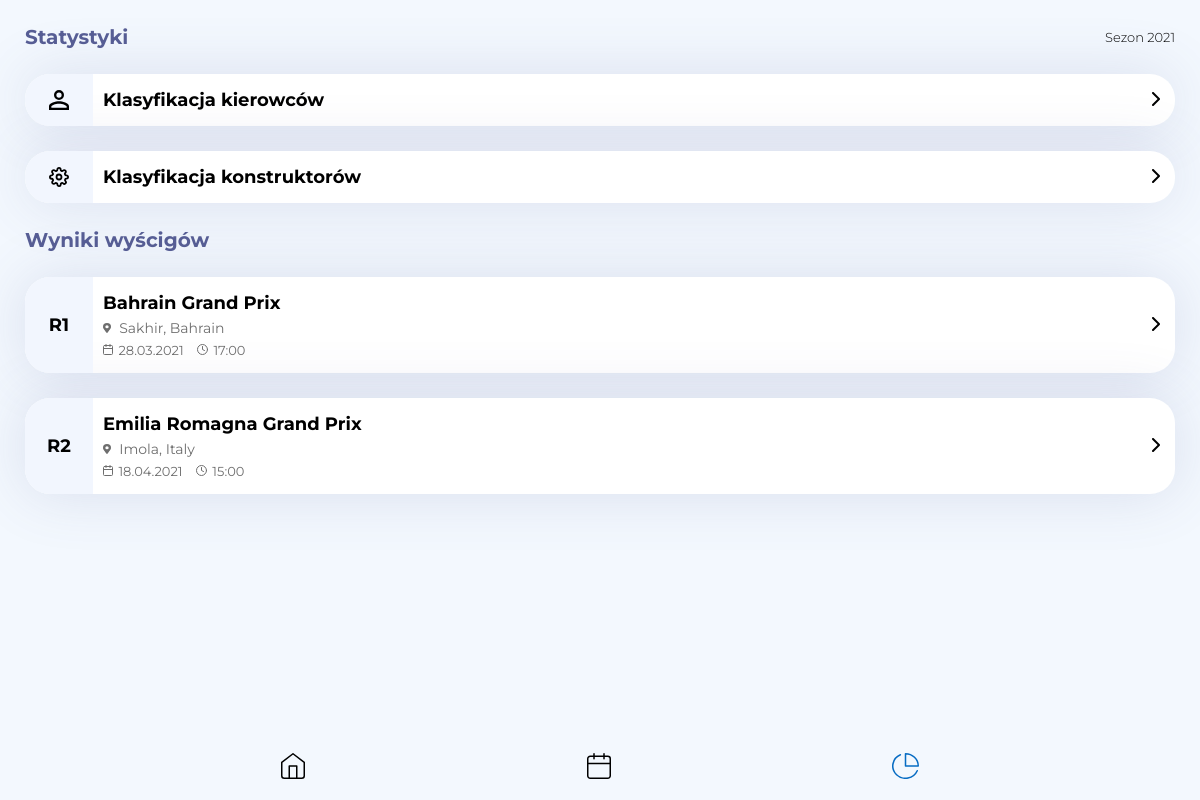
Page /app/results.php on the earlier database version.
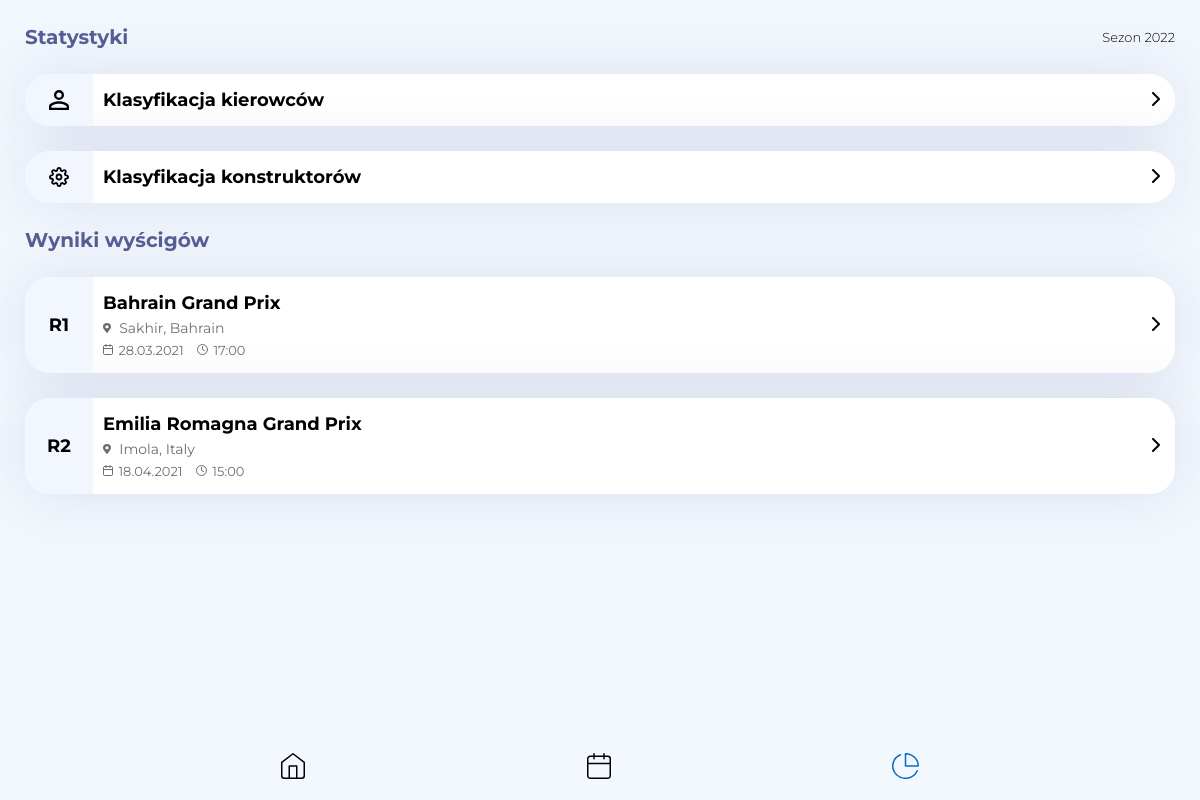
Same page on the later database version.
### tables this page shows
CREATE TABLE `settings` (
  `SettingID` int(11) NOT NULL,
  `Name` varchar(255) NOT NULL,
  `Value` varchar(255) DEFAULT NULL,
  `LastUpdate` datetime NOT NULL
);

### app/core.php (called while the page is built, shortened)
<?php
class CMS_Core
{
	function __construct($server, $user, $pass, $db)
	{
		$this->Database = new mysqli($server, $user, $pass, $db);
		include APP_PATH . 'models/m_f1companion.php';
		$this->F1Companion = new F1Companion();
	}
	function load($url)
	{
		include $url;
	}
}

### app/models/m_template.php (called while the page is built, shortened)
<?php
class Template
{
    function showNav(string $activeTab)
    {
        include APP_PATH . 'templates/t_nav.php';
    }
    function showRaceCard(int $round, string $raceName, string $raceLocation, string $raceDate, string $raceTime, bool $addArrow = false)
    {
        include APP_PATH . 'templates/t_race_card.php';
    }
}

### app/init.php (called while the page is built, shortened)
<?php
$server = 'localhost';
$user = 'root';
$pass = '';
$db = 'f1companion';
require_once(APP_PATH . 'core.php');
$CMS = new CMS_Core($server, $user, $pass, $db);

### app/models/m_f1companion.php (called while the page is built, shortened)
<?php
class F1Companion
{
    function getSeasonYear()
    {
        global $CMS;
        $stmt = $CMS->Database->query('SELECT Value FROM settings WHERE Name = "SeasonYear"');
        $year = $stmt->fetch_assoc();
        return $year['Value'];
    }
}

### app/views/v_results.php (the view, shortened to what this page needs)
<!DOCTYPE html>
<html lang="pl">
<head>
    <?php $this->load(APP_PATH . 'templates/t_head.php'); ?>
</head>
<body>
    <?php $this->Template->showNav('results'); ?>
    <div class="app_container">
        <h2>Statystyki<span class="season_year">Sezon <?php echo $this->F1Companion->getSeasonYear(); ?></span></h2>
        <a href="<?php echo SITE_PATH; ?>app/results.php?v=drivers_standing">
            <div class="results_link_block">
                <div class="results_link_icon">
                    <img src="<?php echo APP_RES; ?>img/person.svg" alt="">
                </div>
                <div class="results_link_main">
                    <div class="results_link_name">
                        Klasyfikacja kierowców
                    </div>
                    <div class="results_link_arrow">
                        <img src="<?php echo APP_RES; ?>img/arrow.svg" alt="">
                    </div>
                </div>
            </div>
        </a>
        <a href="<?php echo SITE_PATH; ?>app/results.php?v=constructors_standing">
            <div class="results_link_block">
                <div class="results_link_icon">
                    <img src="<?php echo APP_RES; ?>img/gear.svg" alt="">
                </div>
                <div class="results_link_main">
                    <div class="results_link_name">
                        Klasyfikacja konstruktorów
                    </div>
                    <div class="results_link_arrow">
                        <img src="<?php echo APP_RES; ?>img/arrow.svg" alt="">
                    </div>
                </div>
            </div>
        </a>
        <h2>Wyniki wyścigów</h2>
        <a href="<?php echo SITE_PATH; ?>app/results.php?r=1&y=2021">
            <?php $this->Template->showRaceCard(1, 'Bahrain Grand Prix', 'Sakhir, Bahrain', '28.03.2021', '17:00', true); ?>
        </a>
        <a href="<?php echo SITE_PATH; ?>app/results.php?r=2&y=2021">
        </a>
    </div>
</body>
</html>

### app/results.php
<?php
include 'init.php';
if (isset($_GET['v']) && !empty($_GET['v'])) {
    if ($_GET['v'] == 'drivers_standing') {
        $CMS->load(APP_PATH . 'views/v_drivers_standing.php');
    } else {
        if ($_GET['v'] == 'constructors_standing') {
            $CMS->load(APP_PATH . 'views/v_constructors_standing.php');
        } else {
            $CMS->load(APP_PATH . 'views/v_results.php');
        }
    }
} else {
    $CMS->load(APP_PATH . 'views/v_results.php');
}

### app/templates/t_head.php (shortened to what this page needs)
<link rel="stylesheet" href="<?php echo APP_RES; ?>css/style.css">

### app/templates/t_nav.php
<nav>
    <a href="<?php echo SITE_PATH.'index.php'; ?>"><img src="<?php if($activeTab === 'home'){ echo APP_RES.'img/home_active.svg';}else{ echo APP_RES.'img/home.svg';} ?>" alt=""></a>
    <a href="<?php echo SITE_PATH.'app/calendar.php'; ?>"><img src="<?php if($activeTab === 'calendar'){ echo APP_RES.'img/nav_calendar_active.svg';}else{ echo APP_RES.'img/nav_calendar.svg';} ?>" alt=""></a>
    <a href="<?php echo SITE_PATH.'app/results.php'; ?>"><img src="<?php if($activeTab === 'results'){ echo APP_RES.'img/results_active.svg';}else{ echo APP_RES.'img/results.svg';} ?>" alt=""></a>
</nav>

### app/templates/t_race_card.php
<div class="race_card">
    <div class="race_round">
        R<?php echo $round; ?>
    </div>
    <div class="race_info_block">
        <div class="race_info">
            <div class="race_name">
                <?php echo $raceName; ?>
            </div>
            <div class="race_location">
                <img src="<?php echo APP_RES; ?>img/location.svg" alt="">
                <?php echo $raceLocation; ?>
            </div>
            <div class="race_datetime">
                <img src="<?php echo APP_RES; ?>img/calendar.svg" alt="">
                <?php echo $raceDate; ?>
                <img src="<?php echo APP_RES; ?>img/clock.svg" class="race_card_clock_img" alt="">
                <?php echo $raceTime; ?>
            </div>
        </div>
        <?php if ($addArrow === true) {
            echo '<div class="race_card_arrow">
                <img src="' . APP_RES . 'img/arrow.svg" alt="">
            </div>';
        } ?>
    </div>
</div>

### app/res/css/style.css (style rules this page uses)
* { margin: 0; padding: 0; }
html { font-size: 10px; font-family: 'Montserrat', sans-serif; width: 100vw; height: 100vh; }
body { background-color: #F3F8FE; }
nav { position: fixed; bottom: 0; width: 100vw; height: 6.5rem; background-color: #F3F8FE; display: -webkit-box; display: -ms-flexbox; display: flex; -webkit-box-pack: space-evenly; -ms-flex-pack: space-evenly; justify-content: space-evenly; -webkit-box-align: center; -ms-flex-align: center; align-items: center; }
a { text-decoration: none; }
.app_container { margin: 25px; padding-bottom: 6.5rem; }
h2 { font-size: 2rem; color: #565D94; font-weight: bold; display: -webkit-box; display: -ms-flexbox; display: flex; -webkit-box-pack: justify; -ms-flex-pack: justify; justify-content: space-between; -ms-flex-item-align: center; align-self: center; -webkit-box-align: center; -ms-flex-align: center; align-items: center; }
h2 .season_year { font-weight: 300; font-size: 1.3rem; color: #000000; }
.race_card { background-color: #FFFFFF; border-radius: 25px; display: -webkit-box; display: -ms-flexbox; display: flex; -webkit-box-shadow: 0px 0px 60px rgba(86, 93, 148, 0.16); box-shadow: 0px 0px 60px rgba(86, 93, 148, 0.16); margin: 2.5rem 0rem; color: #000000; }
.race_card .race_round { width: 7.4rem; display: -webkit-box; display: -ms-flexbox; display: flex; -webkit-box-pack: center; -ms-flex-pack: center; justify-content: center; -webkit-box-align: center; -ms-flex-align: center; align-items: center; font-size: 1.8rem; font-weight: bold; background-color: #F2F6FE; border-top-left-radius: 25px; border-bottom-left-radius: 25px; }
.race_card .race_info_block { padding: 1.5rem 1.5rem 1.5rem 1rem; width: 100%; display: -webkit-box; display: -ms-flexbox; display: flex; -webkit-box-pack: justify; -ms-flex-pack: justify; justify-content: space-between; }
.race_card .race_info_block .race_name { font-weight: bold; font-size: 1.8rem; padding-right: 1.5rem; }
.race_card .race_info_block .race_location { font-size: 1.4rem; color: #6E6E6E; margin: 0.5rem 0rem; }
.race_card .race_info_block .race_location img { margin-right: 0.5rem; }
.race_card .race_info_block .race_datetime { font-size: 1.3rem; color: #6E6E6E; }
.race_card .race_info_block .race_datetime img { margin-right: 0.2rem; }
.race_card .race_info_block .race_datetime .race_card_clock_img { margin-left: 1rem; }
.race_card .race_info_block .race_card_arrow { -ms-flex-item-align: center; -ms-grid-row-align: center; align-self: center; }
.results_link_block { background-color: #FFFFFF; border-radius: 25px; display: -webkit-box; display: -ms-flexbox; display: flex; -webkit-box-shadow: 0px 0px 60px rgba(86, 93, 148, 0.16); box-shadow: 0px 0px 60px rgba(86, 93, 148, 0.16); margin: 2.5rem 0rem; color: #000000; }
.results_link_block .results_link_icon { width: 7.4rem; display: -webkit-box; display: -ms-flexbox; display: flex; -webkit-box-pack: center; -ms-flex-pack: center; justify-content: center; -webkit-box-align: center; -ms-flex-align: center; align-items: center; background-color: #F2F6FE; border-top-left-radius: 25px; border-bottom-left-radius: 25px; }
.results_link_block .results_link_icon img { height: 2rem; width: 2rem; }
.results_link_block .results_link_main { padding: 1.5rem 1.5rem 1.5rem 1rem; width: 100%; display: -webkit-box; display: -ms-flexbox; display: flex; -webkit-box-align: center; -ms-flex-align: center; align-items: center; -webkit-box-pack: justify; -ms-flex-pack: justify; justify-content: space-between; }
.results_link_block .results_link_main .results_link_name { font-weight: bold; font-size: 1.8rem; margin-right: 1rem; }

Differences in the rows shown:
changed settings: Value "2021" → "2022"
